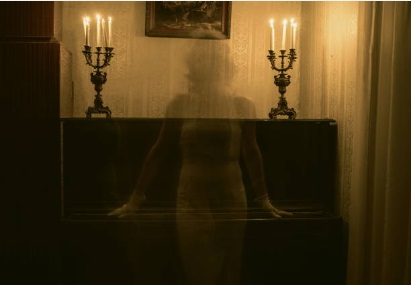
#> input picture your-code/piano.jpg, 411 x 285 px, found by its file name
$ python escapedanielafinal.py
#> lines starting #> are read from the running program, lines starting #| are printed output that depends on the picture
#!/usr/bin/env python3
# -*- coding: utf-8 -*-
"""
Created on Thu Oct 15 13:56:57 2020

@author: danielanogueira
"""
# define rooms and items

import time

couch = {
    "name": "couch",
    "type": "furniture",
}

door_a = {
    "name": "door a",
    "type": "door",
}

key_a = {
    "name": "key for door a",
    "type": "key",
    "target": door_a,
}


piano = {
    "name": "piano",
    "type": "furniture",
}

game_room = {
    "name": "game room",
    "type": "room",
}

queen_bed = {
    "name": "queen bed",
    "type": "furniture",
}


door_b = {
    "name": "door b",
    "type": "door",
}

door_c = {
    "name": "door c",
    "type": "door",
}

key_b = {
    "name": "key for door b",
    "type": "key",
    "target": door_b,
}

bedroom_1 = {
    "name": "bedroom_1",
    "type": "room",
}

door_d = {
    "name": "door d",
    "type": "door",
}

double_bed = {
    "name": "double bed",
    "type": "furniture",
}

dresser = {
    "name": "dresser",
    "type": "furniture",
}

key_c = {
    "name": "key for door c",
    "type": "key",
    "target": door_c,
}

key_d = {
    "name": "key for door d",
    "type": "key",
    "target": door_d,
}

bedroom_2 = {
    "name": "bedroom_2",
    "type": "room",
}

dining_table = {
    "name": "dining table",
    "type": "furniture",
}


living_room = {
    "name": "living_room",
    "type": "room",
}


outside = {
  "name": "outside"
}


all_rooms = [game_room, bedroom_1, bedroom_2, living_room, outside]

all_doors = [door_a, door_b, door_c, door_d]

# define which items/rooms are related

object_relations = {
    "game room": [couch, piano, door_a],
    "piano": [key_a],
    "outside": [door_d],
    "door a": [game_room, bedroom_1],
    "bedroom_1": [door_a, door_b, door_c, queen_bed],
    "queen bed": [key_b],
    "door b": [bedroom_1, bedroom_2],
    "bedroom_2": [door_b, double_bed, dresser],
    "double bed": [key_c],
    "dresser": [key_d],
    "door c": [bedroom_1, living_room],
    "living_room": [door_c, door_d, dining_table],
    "door d": [living_room, outside],
}

# define game state. Do not directly change this dict.
# Instead, when a new game starts, make a copy of this
# dict and use the copy to store gameplay state. This
# way you can replay the game multiple times.

INIT_GAME_STATE = {
    "current_room": game_room,
    "keys_collected": [],
    "target_room": outside
}

from PIL import Image

im = Image.open("/Users/danielanogueira/Ironhack/python-project/piano.jpg")
#> im is the input picture: PIL image 411x285 RGB; mean R, G, B 71.1, 53.5, 21.8
im1 = Image.open("/Users/danielanogueira/Ironhack/python-project/bed.jpg")
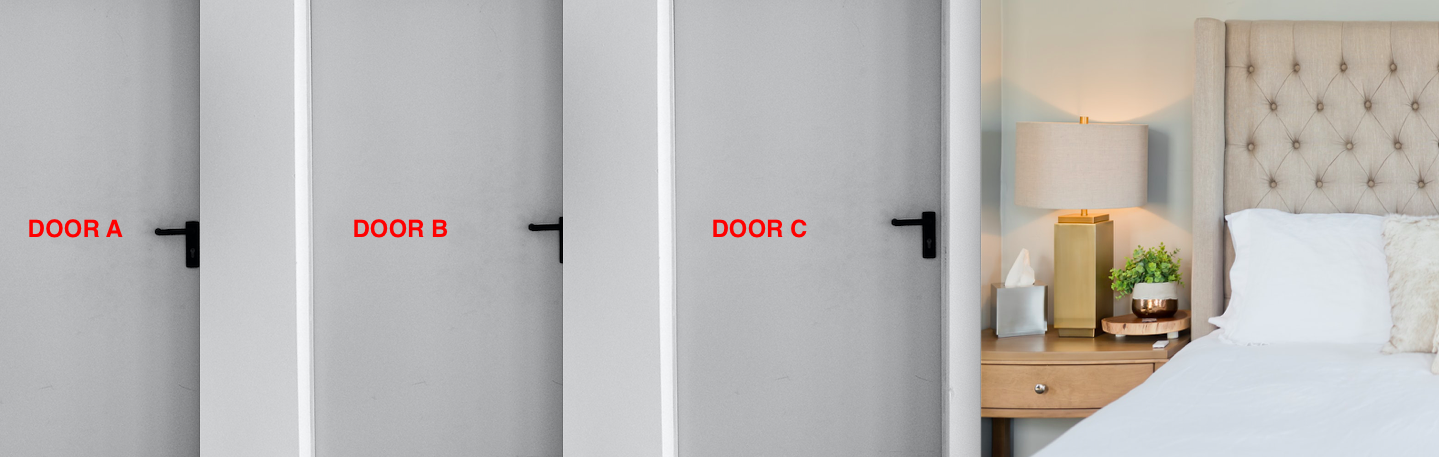
#> input picture your-code/bed.jpg, 1439 x 457 px, found by its file name
#> im1 is the input picture: PIL image 1439x457 RGBA; mean R, G, B, A 185.5, 182.9, 181, 255
im2 = Image.open("/Users/danielanogueira/Ironhack/python-project/dresser.jpg")
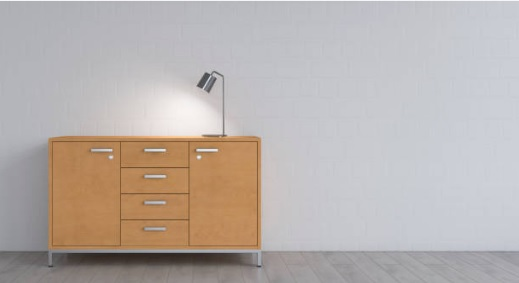
#> input picture your-code/dresser.jpg, 519 x 283 px, found by its file name
#> im2 is the input picture: PIL image 519x283 RGB; mean R, G, B 185.1, 177, 172.9
im3 = Image.open("/Users/danielanogueira/Ironhack/python-project/diningtable.jpg")
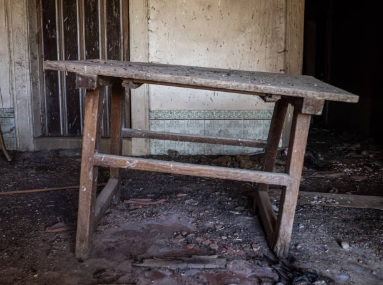
#> input picture your-code/diningtable.jpg, 383 x 285 px, found by its file name
#> im3 is the input picture: PIL image 383x285 RGB; mean R, G, B 82.5, 75.2, 75.9


devolve_image = {
 "game room":im, "bedroom_1":im1, "bedroom_2":im2, "living_room":im3
}


# [5 lines left out: function linebreak, not called in this run]

def start_game():
    """
    Start the game
    """
    print("You wake up on a couch and find yourself in a strange house with no windows which you have never been to before. You don't remember why you are here and what had happened before. You feel some unknown danger is approaching and you must get out of the house, NOW!")
    play_room(game_state["current_room"])

def play_room(room):
    """
    Play a room. First check if the room being played is the target room.
    If it is, the game will end with success. Otherwise, let player either
    explore (list all items in this room) or examine an item found here.
    """
    game_state["current_room"] = room
    if(game_state["current_room"] == game_state["target_room"]):
        print("Congrats! You escaped the room!")
    else:
        print("You are now in " + room["name"])
#> (the run stopped early here; a loop or call above may not have finished)
